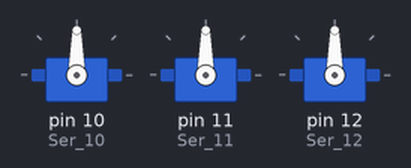
This sketch was run on a simulated Arduino Uno, built with avr-gcc and run on an emulated ATmega328P. Shown: 3 × servo.

Above: at 0.05 s.
At 0.75 s:
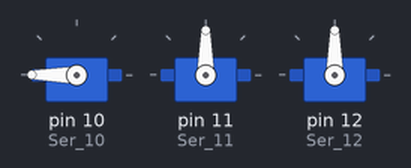
At 1.5 s:
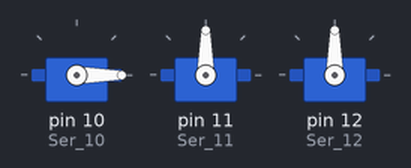
At 1.85 s:
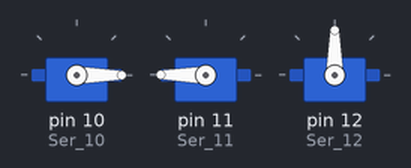
At 2.25 s:
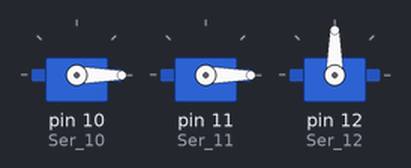
At 3.0 s:
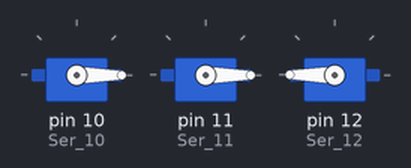
Timing chart, 0 to 6.9 s (numbered marks = the images above):
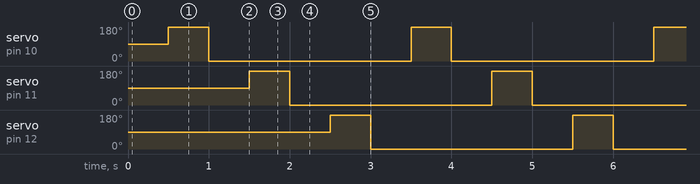

Measured:
- by itself, servo on pin 10 (Ser_10), servo on pin 11 (Ser_11), servo on pin 12 (Ser_12): alternates 180° for 0.50 s and 0° for 2.5 s

The sketch:

3Ser.ino
```cpp
#include <Servo.h>

Servo Ser_10;
Servo Ser_11;
Servo Ser_12;

void setup() {
  Ser_10.attach(10);
  Ser_11.attach(11);
  Ser_12.attach(12);
}


void loop() {
int activeposs = 180;

delay(500);
Ser_10.write(activeposs);
delay(500);
Ser_10.write(0);
delay(500);
Ser_11.write(activeposs);
delay(500);
Ser_11.write(0);
delay(500);
Ser_12.write(activeposs);
delay(500);
Ser_12.write(0);


//  reset_all_servos();
//  Ser_10.write(activeposs);
//  reset_all_servos();
//  Ser_11.write(activeposs);
//  reset_all_servos();
//  Ser_12.write(activeposs);

}


void reset_all_servos() {
  int resetpos = 0;
  int delaytime = 500;
  //Reset all servos to resetpos

  //Ser10
  Ser_10.write(resetpos);
  delay(delaytime);

  //Ser11
  Ser_11.write(resetpos);
  delay(delaytime);

  //Ser12
  Ser_12.write(resetpos);
  delay(delaytime);

}
```
